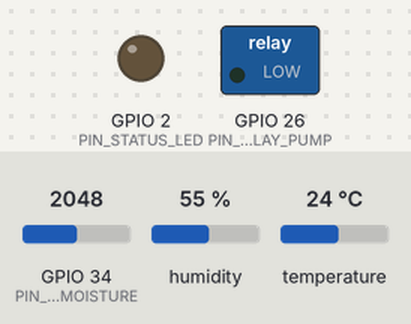
Bench run of a sketch on a simulated ESP32. Shown: switched loads named in the sketch (green lamp = pin HIGH), output pins drawn as LEDs (lit = HIGH). Inputs (shaded band) come from the test bench; at power-on: GPIO 34 (PIN_SOIL_MOISTURE) = 2048, humidity 55 %, temperature 24 °C. WiFi joins after 1.5 s; servers stay silent unless stated; uploads are accepted with an empty reply; what the sketch prints to the serial monitor is not drawn.

Above: at 0.0 s.
At 2.6 s:
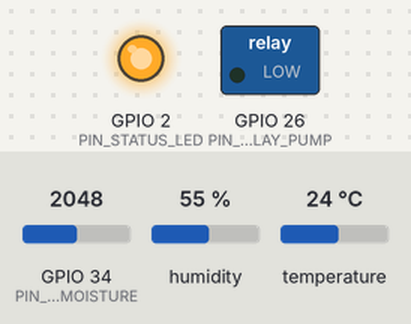
Timing chart, 0 to 4.1 s (numbered marks = the images above):
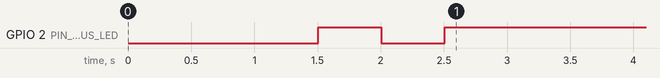

The sketch:

aquacrop_node.ino
```cpp
/*
  ===================================================================================
  AquaCrop ESP32 Smart Agricultural Node Firmware
  Hardware: ESP32 DevKit V1
  Sensors: DHT11 (Temp & Humidity), Capacitive/Resistive Soil Moisture (Analog ADC)
  Actuator: 5V Relay Module driving a Submersible 5V/12V DC Water Pump
  ===================================================================================
*/

#include <WiFi.h>
#include <HTTPClient.h>
#include <ArduinoJson.h>
#include <DHT.h>

// ===================================================================================
// HARDWARE PIN DEFINITIONS & CALIBRATION
// ===================================================================================
#define DHTPIN 4               // DHT11 Data Pin connected to GPIO 4
#define DHTTYPE DHT11          // DHT Sensor Type
#define PIN_SOIL_MOISTURE 34   // Soil Moisture Analog Pin connected to GPIO 34 (ADC1_CH6)
#define PIN_RELAY_PUMP 26      // Relay Signal Pin connected to GPIO 26
#define PIN_STATUS_LED 2       // Onboard Status Indicator LED (GPIO 2)

// Soil Moisture ADC Calibration values (Adjust based on dry air vs submerged in water)
const int DRY_AIR_ADC = 3200;  // ADC reading in completely dry soil / air (0%)
const int WET_WATER_ADC = 1300;// ADC reading in water / 100% saturated soil (100%)

// Relay Trigger Logic (Active HIGH or Active LOW depending on your Relay module)
const bool RELAY_ON = HIGH;    // Set to LOW if using Active-LOW Relay module
const bool RELAY_OFF = LOW;    // Set to HIGH if using Active-LOW Relay module

// ===================================================================================
// NETWORK & AQUACROP API CONFIGURATION
// ===================================================================================
const char* WIFI_SSID     = "Hi";                       // Your Wi-Fi SSID
const char* WIFI_PASS     = "123456789";                   // Your Wi-Fi Password
const char* API_HOST      = "http://10.227.62.41:8000";   // Laptop IP Address (10.227.62.41)
const char* HARDWARE_ID   = "esp32-demo-01";            // Unique Device Hardware ID
const char* DEVICE_TOKEN  = "esp32-demo-token";         // Device Token for X-Device-Token Header

const unsigned long TELEMETRY_INTERVAL_MS = 5000;       // Transmit telemetry every 5 seconds
unsigned long lastTelemetryTime = 0;

DHT dht(DHTPIN, DHTTYPE);

// Function Prototypes for C++ Compliance
void connectWiFi();
int readSoilMoisture();
void sendTelemetry();
void pollCommands();
void acknowledgeCommand(const char* commandId);

// ===================================================================================
// SETUP
// ===================================================================================
void setup() {
  Serial.begin(115200);
  delay(1000);
  Serial.println("\n[AQUACROP] Booting ESP32 Agricultural Node...");

  // Initialize Pin Modes
  pinMode(PIN_RELAY_PUMP, OUTPUT);
  digitalWrite(PIN_RELAY_PUMP, RELAY_OFF); // Ensure Pump is OFF at startup for safety

  pinMode(PIN_STATUS_LED, OUTPUT);
  digitalWrite(PIN_STATUS_LED, LOW);

  // Initialize DHT Sensor
  dht.begin();
  Serial.println("[AQUACROP] DHT11 Sensor Initialized.");

  // Connect to Wi-Fi
  connectWiFi();
}

// ===================================================================================
// MAIN LOOP
// ===================================================================================
void loop() {
  // Keep Wi-Fi connected
  if (WiFi.status() != WL_CONNECTED) {
    connectWiFi();
  }

  // Periodic Telemetry Transmission
  if (millis() - lastTelemetryTime >= TELEMETRY_INTERVAL_MS) {
    lastTelemetryTime = millis();
    sendTelemetry();
    pollCommands();
  }

  delay(100);
}

// ===================================================================================
// HELPER FUNCTIONS
// ===================================================================================

void connectWiFi() {
  Serial.printf("[WiFi] Connecting to %s", WIFI_SSID);
  WiFi.mode(WIFI_STA);
  WiFi.begin(WIFI_SSID, WIFI_PASS);

  int attempts = 0;
  while (WiFi.status() != WL_CONNECTED && attempts < 20) {
    delay(500);
    Serial.print(".");
    digitalWrite(PIN_STATUS_LED, !digitalRead(PIN_STATUS_LED)); // Blink status LED
    attempts++;
  }

  if (WiFi.status() == WL_CONNECTED) {
    digitalWrite(PIN_STATUS_LED, HIGH); // Solid ON when connected
    Serial.println("\n[WiFi] Connected successfully!");
    Serial.print("[WiFi] ESP32 IP Address: ");
    Serial.println(WiFi.localIP());
  } else {
    digitalWrite(PIN_STATUS_LED, LOW);
    Serial.println("\n[WiFi] Connection Failed! Retrying in next loop...");
  }
}

// Read and Calibrate Soil Moisture Percentage (0% - 100%)
int readSoilMoisture() {
  int rawADC = analogRead(PIN_SOIL_MOISTURE);
  int moisturePct = map(rawADC, DRY_AIR_ADC, WET_WATER_ADC, 0, 100);
  moisturePct = constrain(moisturePct, 0, 100);
  Serial.printf("[SENSOR] Soil Moisture Raw ADC: %d -> %d%%\n", rawADC, moisturePct);
  return moisturePct;
}

// Send Sensor Telemetry to AquaCrop Backend API
void sendTelemetry() {
  if (WiFi.status() != WL_CONNECTED) {
    Serial.printf("[API TELEMETRY] Skipped: Wi-Fi disconnected, status=%d\n", WiFi.status());
    return;
  }

  float temp = dht.readTemperature();
  float humidity = dht.readHumidity();
  int moisture = readSoilMoisture();

  // Fallback check if DHT sensor read failed
  if (isnan(temp) || isnan(humidity)) {
    Serial.println("[SENSOR WARN] Failed to read from DHT11 sensor! Using fallback readings.");
    temp = 28.5;
    humidity = 60.0;
  }

  HTTPClient http;
  String endpoint = String(API_HOST) + "/api/v1/sensor/readings";
  http.begin(endpoint);
  http.addHeader("Content-Type", "application/json");
  http.addHeader("X-Device-Token", DEVICE_TOKEN);

#if ARDUINOJSON_VERSION_MAJOR >= 7
  JsonDocument doc;
#else
  StaticJsonDocument<256> doc;
#endif

  doc["device_id"] = HARDWARE_ID;
  doc["soil_moisture"] = moisture;
  doc["temperature"] = temp;
  doc["humidity"] = humidity;
  doc["battery"] = 100;
  doc["network_status"] = "ONLINE";

  String jsonBody;
  serializeJson(doc, jsonBody);
  Serial.printf("[API TELEMETRY] Target: %s\n", endpoint.c_str());
  Serial.printf("[API TELEMETRY] Wi-Fi RSSI: %d dBm\n", WiFi.RSSI());
  Serial.println("[API TELEMETRY] Payload: " + jsonBody);

  int httpCode = http.POST(jsonBody);
  Serial.printf("[API TELEMETRY] POST /sensor/readings -> HTTP %d\n", httpCode);
  if (httpCode > 0) {
    Serial.println("[API TELEMETRY] Response: " + http.getString());
  } else {
    Serial.println("[API TELEMETRY] Error: " + http.errorToString(httpCode));
  }

  http.end();
}

// Poll Pending Irrigation Commands from Backend & Control Submersible Pump
void pollCommands() {
  if (WiFi.status() != WL_CONNECTED) return;

  HTTPClient http;
  String endpoint = String(API_HOST) + "/api/v1/devices/" + HARDWARE_ID + "/commands";
  http.begin(endpoint);
  http.addHeader("X-Device-Token", DEVICE_TOKEN);

  int httpCode = http.GET();
  if (httpCode == 200) {
    String response = http.getString();
    Serial.println("[API COMMANDS] Response: " + response);

#if ARDUINOJSON_VERSION_MAJOR >= 7
    JsonDocument doc;
#else
    StaticJsonDocument<512> doc;
#endif

    DeserializationError error = deserializeJson(doc, response);
    if (!error && doc.containsKey("commands")) {
      JsonArray commands = doc["commands"].as<JsonArray>();
      for (JsonVariant cmd : commands) {
        const char* cmdId = cmd["id"];
        int durationMs = cmd["duration_ms"] | 5000;

        Serial.printf("[ACTUATOR] Running Irrigation Command ID: %s for %d ms...\n", cmdId, durationMs);

        // TURN PUMP ON
        digitalWrite(PIN_RELAY_PUMP, RELAY_ON);
        Serial.println("💧 SUBMERSIBLE MOTOR PUMP IS NOW ACTIVE (PUMPING WATER)...");

        delay(durationMs); // Run pump for duration

        // TURN PUMP OFF
        digitalWrite(PIN_RELAY_PUMP, RELAY_OFF);
        Serial.println("⛔ SUBMERSIBLE MOTOR PUMP IS NOW STOPPED.");

        // Send Execution ACK to Backend
        acknowledgeCommand(cmdId);
      }
    }
  }

  http.end();
}

// Send Command Execution Acknowledgment back to Backend
void acknowledgeCommand(const char* commandId) {
  HTTPClient http;
  String endpoint = String(API_HOST) + "/api/v1/devices/" + HARDWARE_ID + "/commands/" + String(commandId) + "/ack";
  http.begin(endpoint);
  http.addHeader("Content-Type", "application/json");
  http.addHeader("X-Device-Token", DEVICE_TOKEN);

  int httpCode = http.POST("{}");
  Serial.printf("[API ACK] Command %s -> HTTP %d ACK\n", commandId, httpCode);
  http.end();
}
```
